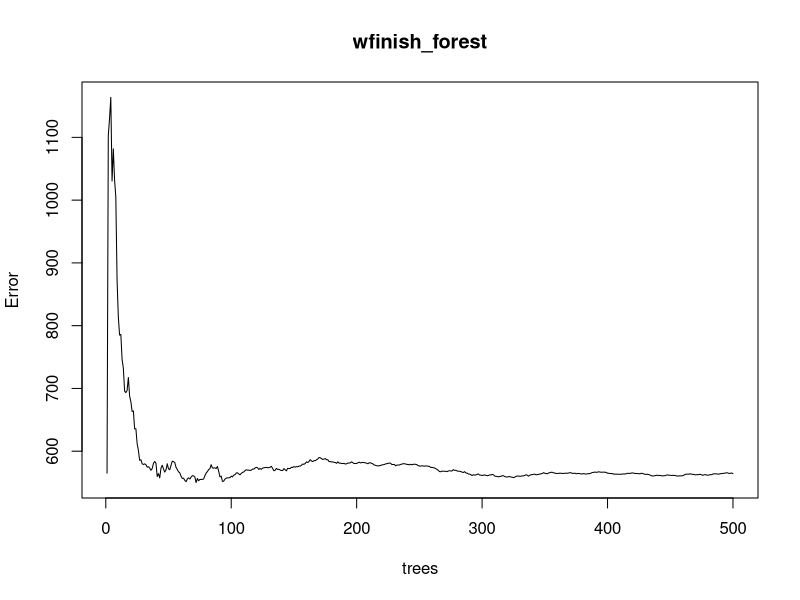
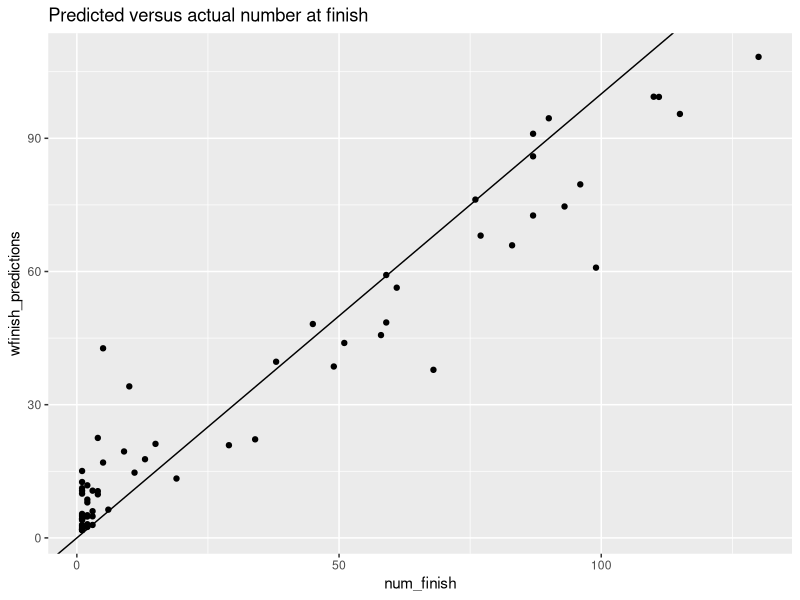
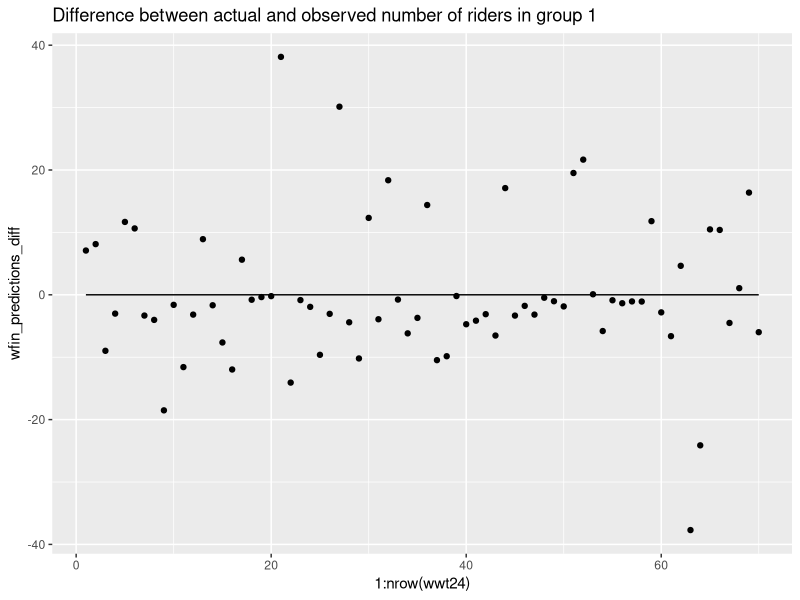
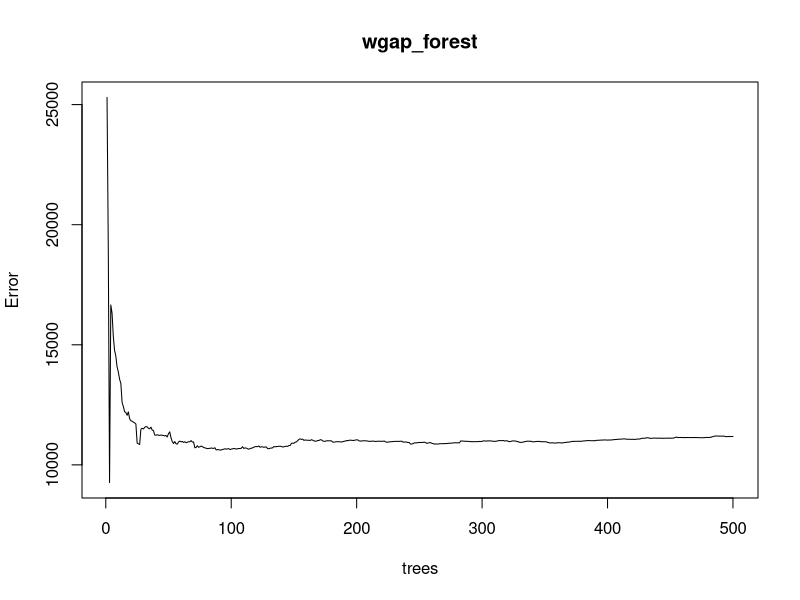
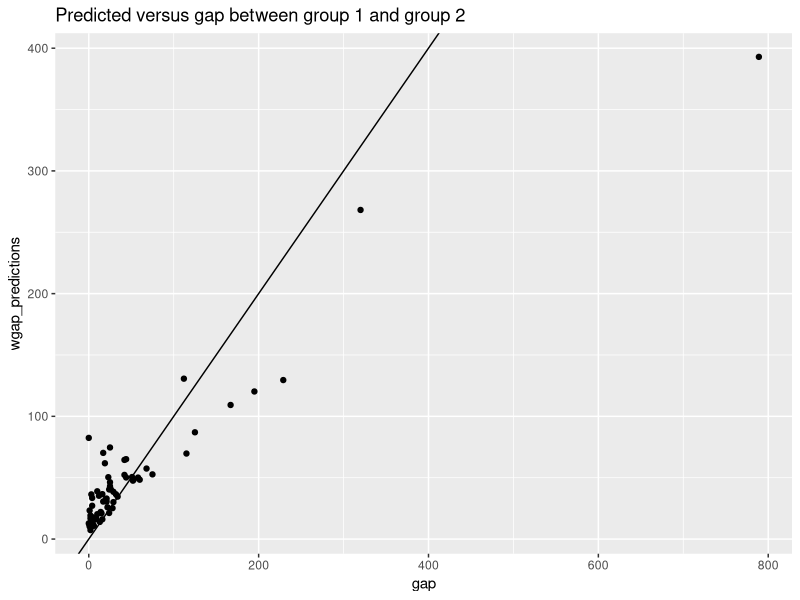
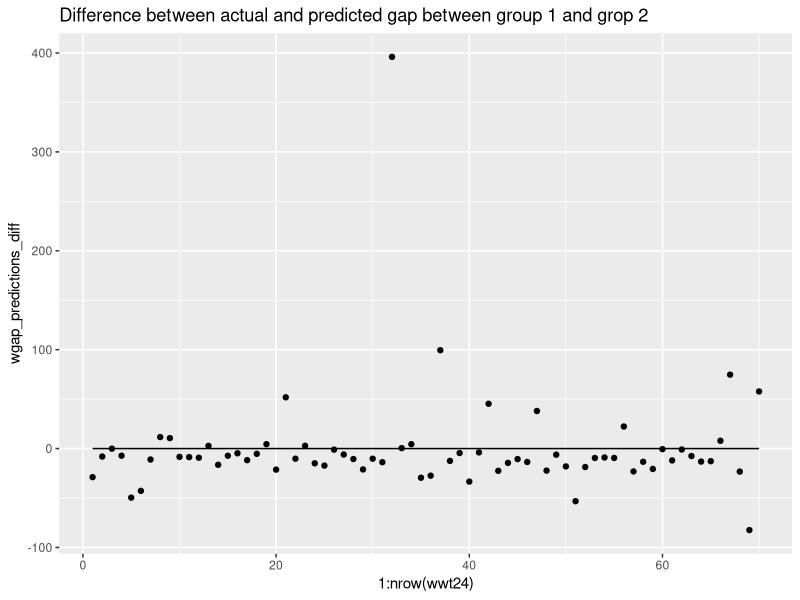
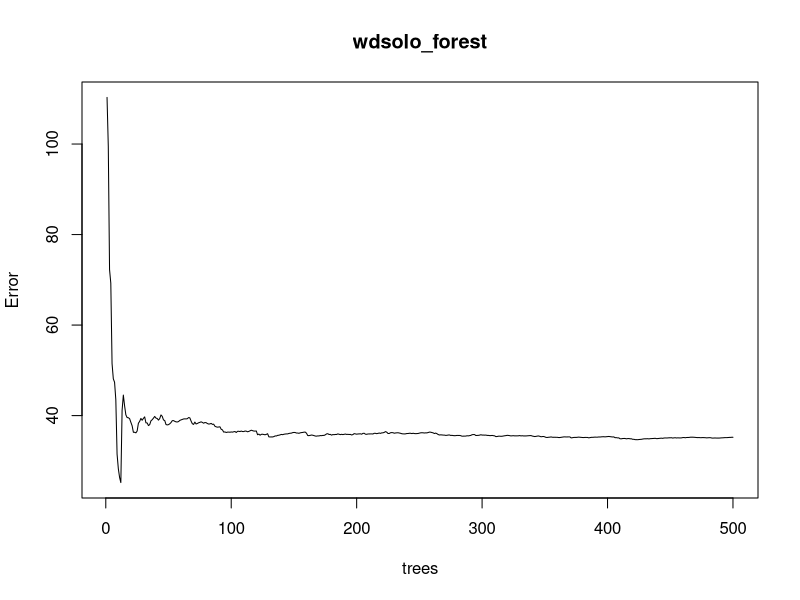
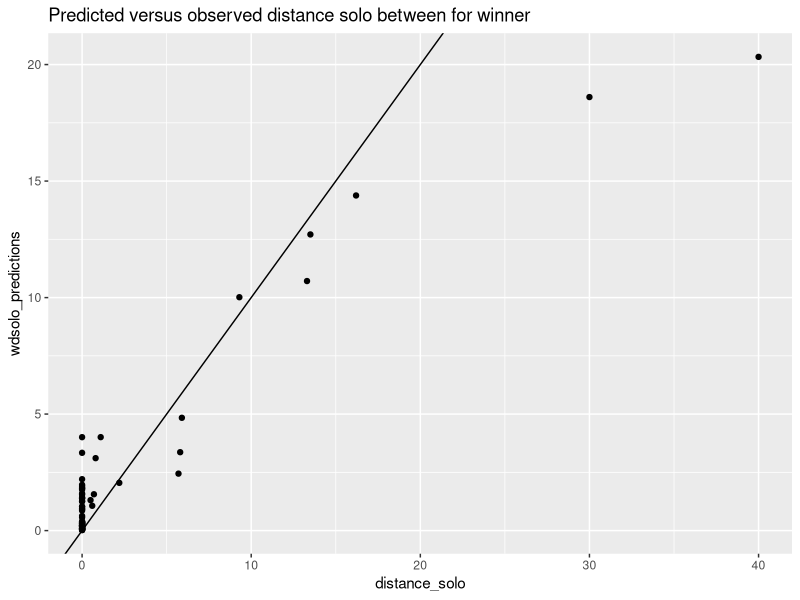

Generate these figures, in order, with R:
library(readr)
library(ggplot2)
library(randomForest)

wwt24<-read_csv("wwt24.csv")

wfinish_forest<-randomForest(num_finish~.,data=wwt24,ntrees=1000,keep.forest=TRUE,importance=TRUE)
wfinish_forest
plot(wfinish_forest)
wfinish_importance<-as.data.frame(importance(wfinish_forest))
wfinish_predictions<-predict(wfinish_forest,wwt24)
wfin_predictions_diff<-wwt24$num_finish-wfinish_predictions
ggplot(data=wwt24, aes(x=num_finish,y=wfinish_predictions))+geom_point()+geom_abline(intercept=0,slope=1)+labs(xlab="Actual number at finish",ylab="Predicted number at finish",title="Predicted versus actual number at finish")
ggplot(data=wwt24, aes(x=1:nrow(wwt24),y=wfin_predictions_diff))+geom_point()+geom_line(y=0)+labs(xlab="Observation",ylab="Differnce between prediction and observation",title="Difference between actual and observed number of riders in group 1")


wgap_forest<-randomForest(gap~.,data=wwt24,ntrees=1000,keep.forest=TRUE,importance=TRUE)
wgap_forest
plot(wgap_forest)
wgap_importance<-as.data.frame(importance(wgap_forest))
wgap_predictions<-predict(wgap_forest,wwt24)
wgap_predictions_diff<-wwt24$gap-wgap_predictions
ggplot(data=wwt24, aes(x=gap,y=wgap_predictions))+geom_point()+geom_abline(intercept=0,slope=1)+labs(xlab="Observed gap",ylab="Predicted gap",title="Predicted versus gap between group 1 and group 2")
ggplot(data=wwt24, aes(x=1:nrow(wwt24),y=wgap_predictions_diff))+geom_point()+geom_line(y=0)+labs(xlab="Observation",ylab="Differnce between prediction and observation",title="Difference between actual and predicted gap between group 1 and grop 2")


#random forest absolutely does not work for gap for this


wdsolo_forest<-randomForest(distance_solo~.,data=wwt24,ntrees=1000,keep.forest=TRUE,importance=TRUE)
wdsolo_forest
plot(wdsolo_forest)
wdsolo_importance<-as.data.frame(importance(wdsolo_forest))
wdsolo_predictions<-predict(wdsolo_forest,wwt24)
wdsolo_predictions_diff<-wwt24$distance_solo-wdsolo_predictions
ggplot(data=wwt24, aes(x=distance_solo,y=wdsolo_predictions))+geom_point()+geom_abline(intercept=0,slope=1)+labs(xlab="Observed distance solo",ylab="Predicted distance solo",title="Predicted versus observed distance solo between for winner")
ggplot(data=wwt24, aes(x=1:nrow(wwt24),y=wdsolo_predictions_diff))+geom_point()+geom_line(y=0)+labs(xlab="Observation",ylab="Differnce between prediction and observation",title="Difference between actual and predicted distance solo for winner")

#distance solo does not work very well, probably because this is a smaller sample
#and that there are way less solos compared to mens world tour
